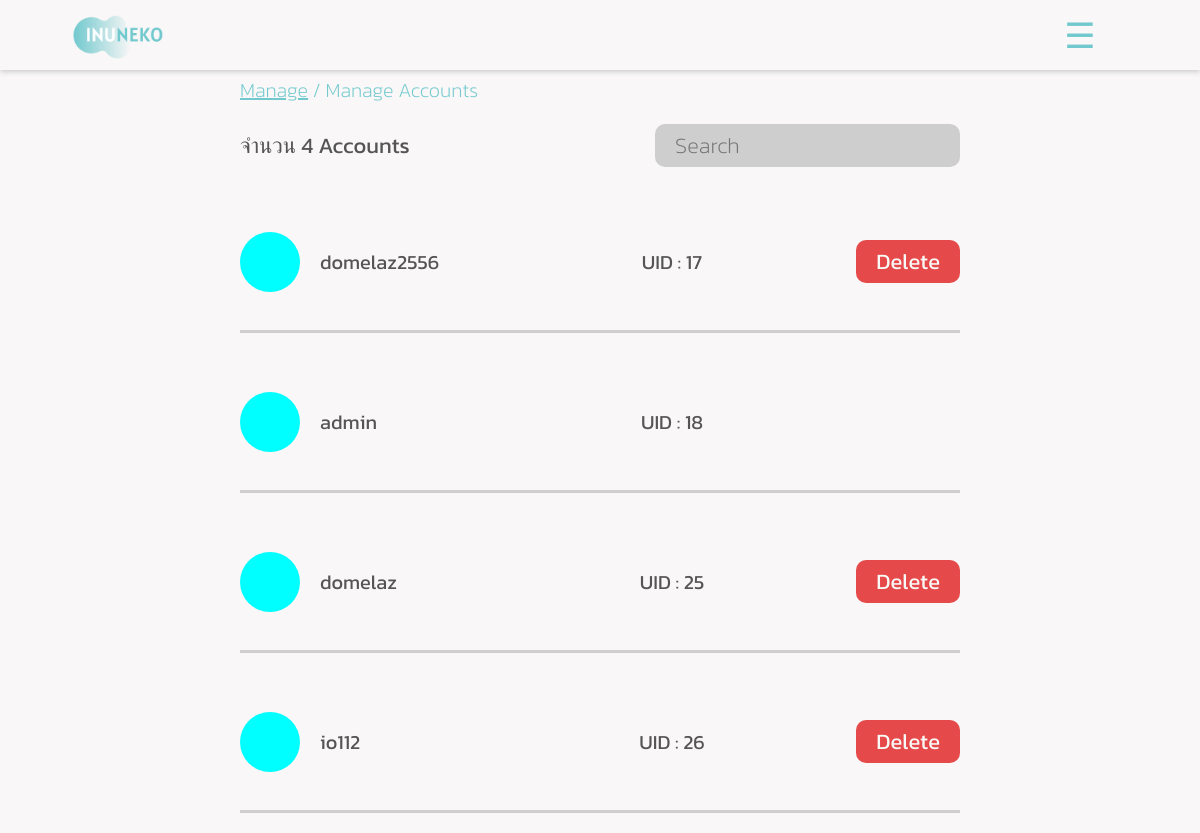
The page /manage-account.php on the database its author committed.
### tables this page shows
CREATE TABLE `account` (
  `UserID` int(11) NOT NULL,
  `Username` varchar(30) NOT NULL,
  `Email` varchar(45) NOT NULL,
  `Password` varchar(200) NOT NULL,
  `Gender` varchar(10) NOT NULL,
  `District` varchar(30) NOT NULL,
  `Province` varchar(30) NOT NULL,
  `Tel` varchar(10) NOT NULL,
  `Line_ID` varchar(25) NOT NULL
);

### manage-account.php (the view, shortened to what this page needs)
<?php session_start();
include('./backend/connectDB.php');
$sql = "SELECT * FROM account ";
$qry = mysqli_query($conn, $sql);
$num = mysqli_num_rows($qry);
?>
<!DOCTYPE html>
<html lang="en">
<head>
    <link rel="stylesheet" href="./css/style.css?<?php echo time() ?>">
    <link rel="stylesheet" href="./css/manage.css?<?php echo time() ?>">
</head>
<body>
    <?php include('nav.php') ?>
    <div class="breadcrumb">
        <ul>
            <li><a href="./manage.php" style="text-decoration: underline;">Manage</a></li> /
            <li><a href="#" style="text-decoration: none;cursor: default;">Manage Accounts</a></li>
        </ul>
    </div>
    <div class="wrapper">
        <div class="container">
            <div class="search-group">
                <div class="col-left">
                    <span>จำนวน <?php echo $num ?> Accounts</span>
                </div>
                <div class="col-right">
                    <input type="text" placeholder="Search" name="search" class="search">
                </div>
            </div>
            <div class="wrapper-list">
                <?php while ($rows = mysqli_fetch_assoc($qry)) : ?>
                    <div class="user-box">
                        <div class="col-m">
                            <div class="img-profile"></div>
                            <span><?php echo $rows['Username'] ?></span>
                        </div>
                        <div class="col-m" style="justify-content: center;">
                            <span>UID : <?php echo $rows['UserID'] ?></span>
                        </div>
                        <div class="col-lr">
                            <?php if ($rows['Username'] != 'admin') : ?>
                                <button name="del-account" onclick="openpop()">Delete</button>
                            <?php endif ?>
                        </div>
                    </div>
                <?php endwhile ?>
            </div>
        </div>
    </div>
</body>
</html>

### css/style.css (style rules this page uses)
* { padding: 0; margin: 0; box-sizing: border-box; font-family: 'Kanit', sans-serif; }
body { background-color: #F9F7F7; }
.wrapper { display: flex; flex-wrap: wrap; background-color: #f9f7f7; }
a { color: #71C9CE; }
div.breadcrumb { position: fixed; top: 70px; left: 0; height: 40px; width: 100%; padding: 0 20%; display: flex; align-items: center; font-size: 20px; font-weight: 200; background-color: #f9f7f7; z-index: 2000; }
div.breadcrumb ul { list-style: none; color: #71C9CE; }
div.breadcrumb ul li { display: inline; }

### css/manage.css (style rules this page uses)
div.container { width: 100%; color: #555; }
div.search-group { position: fixed; top: 110px; width: 100%; display: flex; padding: 0 20%; justify-content: space-between; height: 70px; align-items: center; font-size: 22px; background-color: #f9f7f7; }
input[name="search"] { font-size: 22px; padding: 5px 20px; background-color: #cecece; border: none; border-radius: 10px; -webkit-border-radius: 10px; -moz-border-radius: 10px; -ms-border-radius: 10px; -o-border-radius: 10px; font-weight: 200; }
div.wrapper-list { margin-top: 140px; width: 100%; display: flex; align-items: center; flex-direction: column; padding: 0 20%; }
div.user-box { width: 100%; height: 140px; margin-bottom: 20px; display: flex; justify-content: center; align-items: center; font-size: 20px; border-bottom: #cfcfcf solid 3px; }
.col-lr { width: 20%; display: flex; align-items: center; justify-content: flex-end; height: 140px; }
div.col-m .img-profile { width: 60px; height: 60px; background-color: aqua; margin-right: 20px; border-radius: 50%; -webkit-border-radius: 50%; -moz-border-radius: 50%; -ms-border-radius: 50%; -o-border-radius: 50%; }
.col-m { display: flex; justify-content: start; align-items: center; width: 40%; height: 140px; }
.col-lr button { background-color: #E64949; color: #f9f9f7; font-size: 22px; padding: 5px 20px; border: none; border-radius: 10px; -webkit-border-radius: 10px; -moz-border-radius: 10px; -ms-border-radius: 10px; -o-border-radius: 10px; }

### rows shown on the page
account: Username "domelaz2556", UserID "17", shows "Delete"
account: Username "admin", UserID "18"
account: Username "domelaz", UserID "25", shows "Delete"
account: Username "io112", UserID "26", shows "Delete"

### other values the page prints
$num "4"
